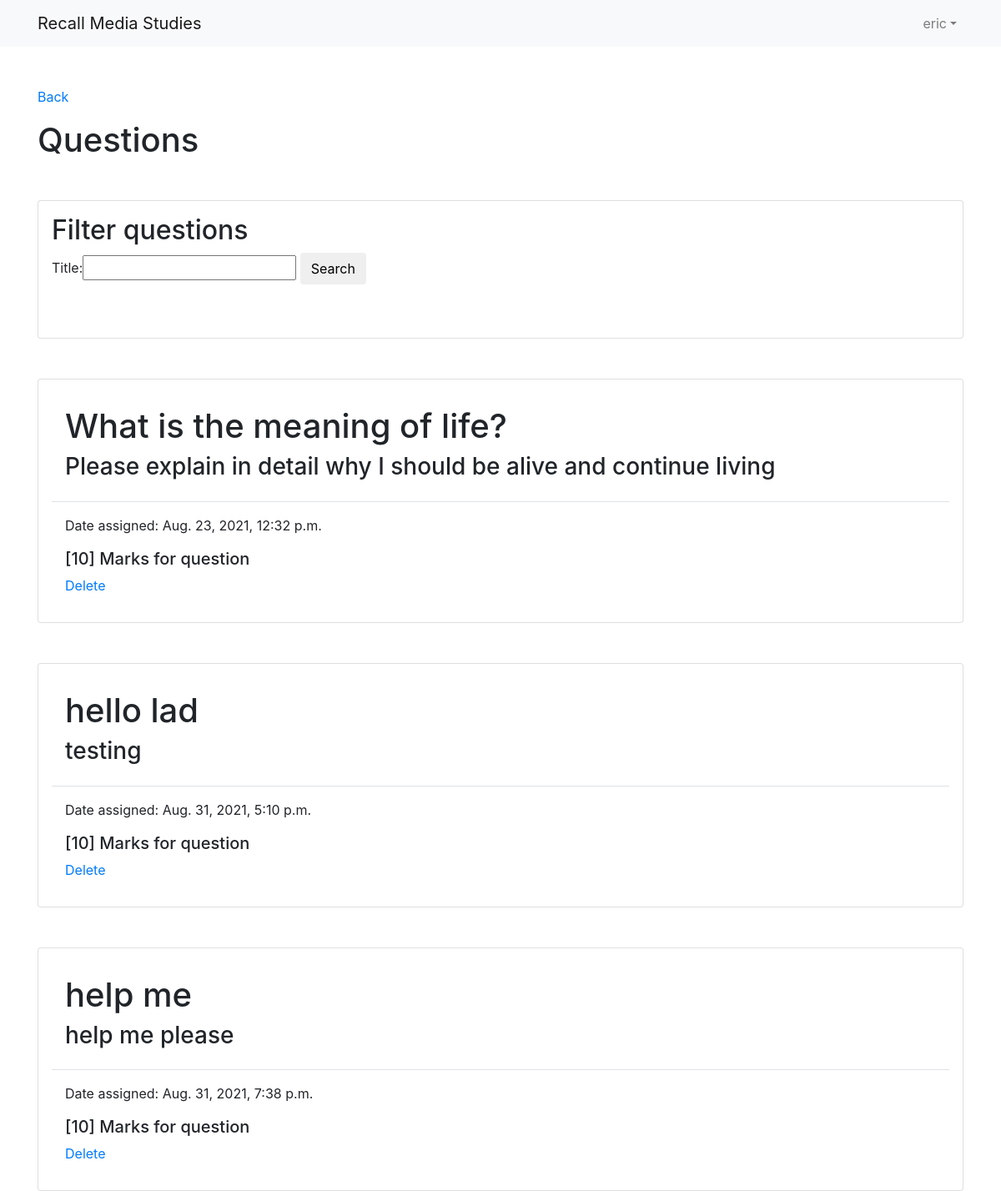
The page /community/2/questions/ (signed in) on the database as committed earlier.
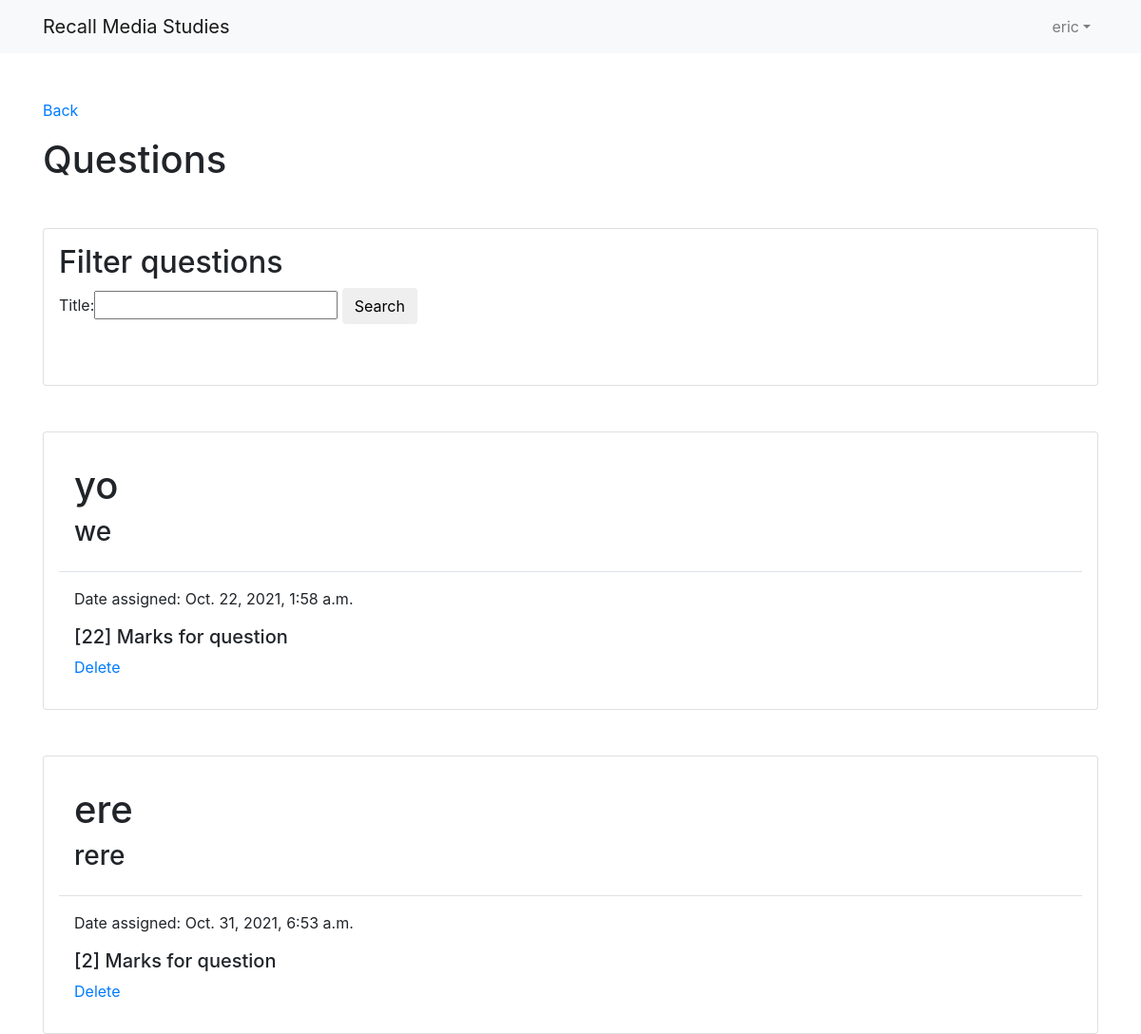
The same page on the database as committed later.
### recall/models.py (models this page shows, shortened)
class Question(models.Model):
    user = models.ForeignKey(User, on_delete=models.CASCADE)
    community = models.ForeignKey('community', on_delete=models.CASCADE)
    title = models.CharField(max_length=30)
    content = models.TextField()
    date_assigned = models.DateTimeField(default=timezone.now)
    mark = models.IntegerField()

### recall/views.py (the view)
# urls.py: path('community/<int:pk>/questions/', login_required(views.QuestionsView.as_view()), name="questions"),
class QuestionsView(CheckCommunityAdminMixin,ListView):
    template_name = 'recall/questions.html'
    model = Question
    def get_context_data(self, **kwargs):
        context = super(QuestionsView, self).get_context_data(**kwargs)
        questions = Question.objects.filter(community=self.kwargs['pk'])
        question_filter = QuestionFilter(self.request.GET, queryset=questions)
        questions = question_filter.qs
        context['questions'] = questions
        context['question_filter'] = question_filter
        return context

### recall/mixins.py (called while the page is built)
    def dispatch(self, request, *args, **kwargs):
        if Community.objects.filter(id=self.kwargs['pk'], admin=self.request.user).exists():
            return super().dispatch(request, *args, **kwargs)
        else:
            return HttpResponseRedirect(reverse('home'))

### recall/templates/recall/questions.html
{% extends 'recall/base.html' %}
{% block content %}
<div class="container mt-5">
    <div class="mb-3">
        <a href="{% url 'manage-community' view.kwargs.pk %}">Back</a>
    </div>
    <h1>Questions</h1>
    <div class="card my-5 p-3">
        <form action="" class="mb-5">
            <h2>Filter questions</h2>
            {{ question_filter.form }}
            <button class="btn">Search</button>
        </form>
    </div>
{% if questions %}
{% for question in questions %}
    <div class="card my-5 p-3">
        <div class="border-bottom">
            <div class="p-3">
                <h1>{{ question.title }}</h1>
                <h3>{{ question.content }}</h3>
            </div>
        </div>
        <div class="p-3">
            <p>Date assigned: {{ question.date_assigned }}</p>
            <h5>[{{ question.mark }}] Marks for question</h5>
            <a href="{% url 'delete-question' view.kwargs.pk question.pk%}">Delete</a>
        </div>
    </div>
{% endfor %}
{% else %}
<h1>No questions found</h1>
{% endif %}
</div>
{% endblock content %}

Rows that differ between the two databases and show on the page:
removed Question: title "What is the meaning of life?", content "Please explain in detail why I should be alive and continue living", date_assigned "Aug. 23, 2021, 12:32 p.m.", mark "10"
removed Question: title "hello lad", content "testing", date_assigned "Aug. 31, 2021, 5:10 p.m.", mark "10"
removed Question: title "help me", content "help me please", date_assigned "Aug. 31, 2021, 7:38 p.m.", mark "10"
added Question: title "yo", content "we", date_assigned "Oct. 22, 2021, 1:58 a.m.", mark "22"
added Question: title "ere", content "rere", date_assigned "Oct. 31, 2021, 6:53 a.m.", mark "2"
